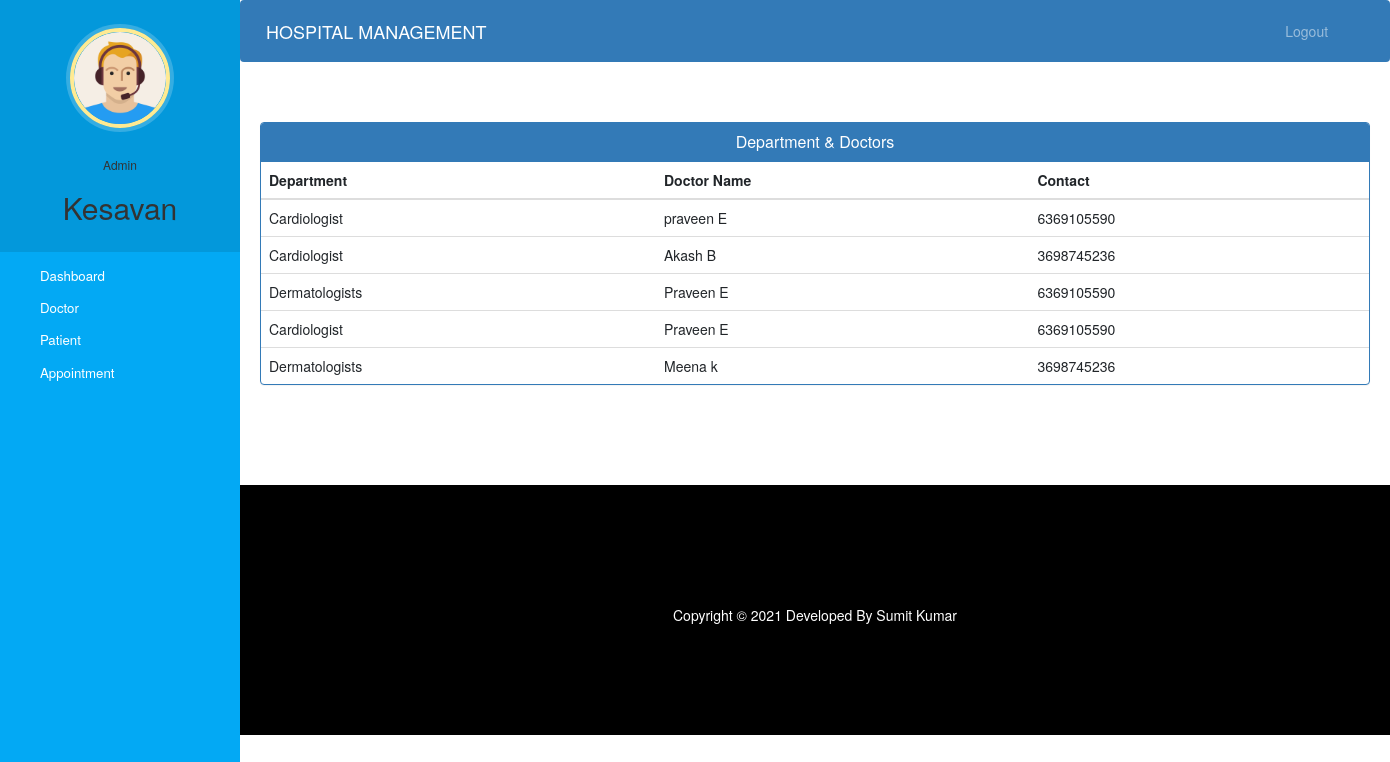
The app's page /admin-view-doctor-specialisation (signed in) with its own data.
### hospital/models.py (models this page shows, shortened)
class Doctor(models.Model):
    user=models.OneToOneField(User,on_delete=models.CASCADE)
    profile_pic= models.ImageField(upload_to='profile_pic/DoctorProfilePic/',null=True,blank=True)
    address = models.CharField(max_length=40)
    mobile = models.CharField(max_length=20,null=True)
    department= models.CharField(max_length=50,choices=departments,default='Cardiologist')
    status=models.BooleanField(default=False)
    @property
    def get_name(self):
        return self.user.first_name+" "+self.user.last_name

### hospital/views.py (the view)
# urls.py: path('admin-view-doctor-specialisation',views.admin_view_doctor_specialisation_view,name='admin-view-doctor-specialisation'),
@login_required(login_url='adminlogin')
@user_passes_test(is_admin)
def admin_view_doctor_specialisation_view(request):
    doctors=models.Doctor.objects.all().filter(status=True)
    return render(request,'hospital/admin_view_doctor_specialisation.html',{'doctors':doctors})

### hospital/views.py (called while the page is built)
def is_admin(user):
    return user.groups.filter(name='ADMIN').exists()

### templates/hospital/admin_view_doctor_Specialisation.html (shortened to what this page needs)
{% extends 'hospital/admin_base.html' %}
{% block content %}
<head>
  <link href="//netdna.bootstrapcdn.com/bootstrap/3.0.0/css/bootstrap.min.css" rel="stylesheet" id="bootstrap-css">
</head>
<div class="container">
  <div class="panel panel-primary">
    <div class="panel-heading">
      <h6 class="panel-title">Department & Doctors</h6>
    </div>
    <table class="table table-hover" id="dev-table">
      <thead>
        <tr>
          <th>Department</th>
          <th>Doctor Name</th>
          <th>Contact</th>
        </tr>
      </thead>
      {% for d in doctors %}
      <tr>
        <td>{{d.department}}</td>
        <td> {{d.get_name}}</td>
        <td>{{d.mobile}}</td>
      </tr>
      {% endfor %}
    </table>
  </div>
</div>
{% endblock content %}

### templates/hospital/admin_base.html (shortened to what this page needs)
<!DOCTYPE html>
{% load static %}
<html lang="en">
<head>
  <link rel="stylesheet" href="https://stackpath.bootstrapcdn.com/bootstrap/4.3.1/css/bootstrap.min.css">
  <link rel="stylesheet" href="https://maxcdn.bootstrapcdn.com/font-awesome/4.7.0/css/font-awesome.min.css">
  <link rel="stylesheet" href="{% static '/style.css' %}">
</head>
<body>
  <nav class="menu" tabindex="0">
    <header class="avatar">
      <img src="{% static "images/adminpropic.png" %}" />
      <br><br>
      <h6>Admin</h6>
      <h2>{{request.user.first_name}}</h2>
    </header>
    <ul>
      <li tabindex="0" class="icon-dashboard"> <a style="color:white; text-decoration:none;" href="/admin-dashboard"><span>Dashboard</span></a> </li>
      <li tabindex="0" class="icon-customers"> <a style="color:white; text-decoration:none;" href="/admin-doctor"><span>Doctor</span></a></li>
      <li tabindex="0" class="icon-users"> <a style="color:white; text-decoration:none;" href="/admin-patient"><span>Patient</span></a></li>
      <li tabindex="0" class="icon-calendar"> <a style="color:white; text-decoration:none;" href="/admin-appointment"><span>Appointment</span></a></li>
    </ul>
  </nav>
  <main>
    <div class="bs-example">
      <nav class="navbar navbar-expand-md  navbar-dark fixed-top" style="background:#337AB7;">
        <a href="/admin-dashboard" class="navbar-brand">HOSPITAL MANAGEMENT</a>
        <div class="collapse navbar-collapse justify-content-between" id="navbarCollapse">
          <div class="navbar-nav" style=" margin-left: 90%;">
            <a href="/logout" class="nav-item nav-link">Logout</a>
          </div>
        </div>
      </nav>
    </div>
    <br><br>
    {% block content %}
    {% endblock content %}
    <br><br><br><br>
    <footer>
      <br>
      <div class="container">
        <div class="row">
          <div class="col-md-12 col-sm-12">
            <div style="color:#ffffff;" class="wow fadeInUp footer-copyright">
              <p>
                Copyright &copy; 2021 Developed By Sumit Kumar </p>
            </div>
          </div>
        </div>
      </div>
    </footer>
  </main>
</body>
</html>

### static/style.css (style rules this page uses)
body { padding-left: 240px; }
main { position: relative; height: 100vh; }
.menu { background: #5bc995; height: 100vh; width: 240px; position: fixed; top: 0px; left: 0; z-index: 5; outline: none; }
.menu .avatar { background: rgba(0, 0, 0, 0.1); padding: 2em 0.5em; text-align: center; }
.menu .avatar img { width: 100px; border-radius: 50%; overflow: hidden; border: 4px solid #ffea92; box-shadow: 0 0 0 4px rgba(255, 255, 255, 0.2); }
.menu .avatar h2 { font-weight: normal; margin-bottom: 0; }
.menu ul { list-style: none; padding: 0.5em 0; margin: 0; }
.menu ul li { padding: 0.5em 1em 0.5em 3em; font-size: 0.95em; font-weight: regular; background-repeat: no-repeat; background-position: left 15px center; background-size: auto 20px; transition: all 0.15s linear; cursor: pointer; }
.menu ul li.icon-dashboard { background-image: url("http://www.entypo.com/images//gauge.svg"); }
.menu ul li.icon-customers { background-image: url("http://www.entypo.com/images//briefcase.svg"); }
.menu ul li.icon-users { background-image: url("http://www.entypo.com/images//users.svg"); }
.menu ul li.icon-calendar { background-image: url("http://www.entypo.com/images//calendar.svg"); }

### templates/hospital/admin_base.html (style rules this page uses)
a:link { text-decoration: none; }
a { color: white; }
footer { padding: 0px 0px 0px 0px; background-color: black; margin: 0px; }
p { text-align: center; }
body { padding-left: 240px; }
main { position: relative; height: 100vh; }
.menu { background: #03a9f4; height: 100vh; width: 240px; position: fixed; top: 0px; left: 0; z-index: 5; outline: none; }
.menu .avatar { background: rgba(0, 0, 0, 0.1); padding: 2em 0.5em; text-align: center; }
.menu .avatar img { width: 100px; border-radius: 50%; overflow: hidden; border: 4px solid #ffea92; box-shadow: 0 0 0 4px rgba(255, 255, 255, 0.2); }
.menu .avatar h2 { font-weight: normal; margin-bottom: 0; }
.menu ul { list-style: none; padding: 0.5em 0; margin: 0; }
.menu ul li { padding: 0.5em 1em 0.5em 3em; font-size: 0.95em; font-weight: regular; background-repeat: no-repeat; background-position: left 15px center; background-size: auto 20px; transition: all 0.15s linear; cursor: pointer; }
.menu ul li.icon-dashboard { background-image: url("http://www.entypo.com/images//gauge.svg"); }
.menu ul li.icon-customers { background-image: url("http://www.entypo.com/images//briefcase.svg"); }
.menu ul li.icon-users { background-image: url("http://www.entypo.com/images//users.svg"); }
.menu ul li.icon-calendar { background-image: url("http://www.entypo.com/images//calendar.svg"); }

### templates/hospital/admin_view_doctor_Specialisation.html (style rules this page uses)
a:link { text-decoration: none; }
h6 { text-align: center; }
.row { margin: 100px; }

### records on screen
Doctor: department "Cardiologist", get_name "praveen E", mobile "6369105590"
Doctor: department "Cardiologist", get_name "Akash B", mobile "3698745236"
Doctor: department "Dermatologists", get_name "Praveen E", mobile "6369105590"
Doctor: department "Cardiologist", get_name "Praveen E", mobile "6369105590"
Doctor: department "Dermatologists", get_name "Meena k", mobile "3698745236"

### other values on screen
{{ request.user.first_name }} "Kesavan"
